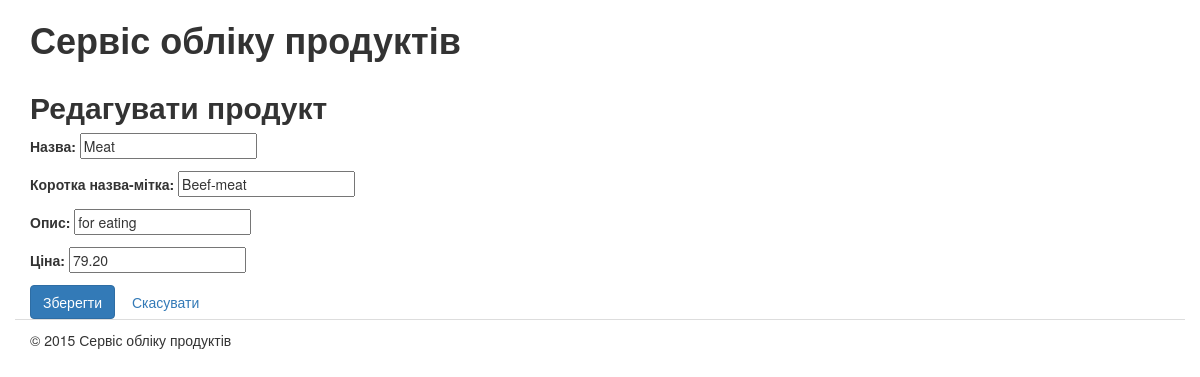
Before: /products/2/edit/ with the older database file.
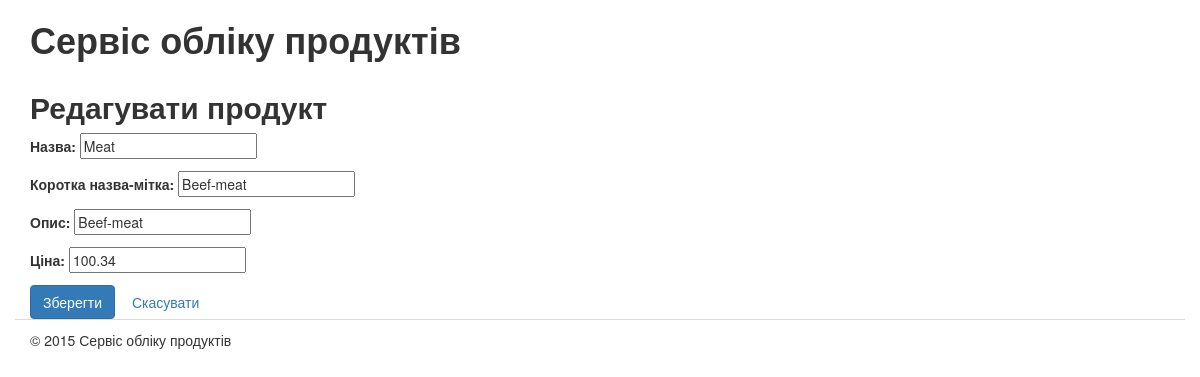
After: the same page with the newer database file.
### products/models.py (models this page shows, shortened)
class Product(models.Model):
    class Meta(object):
        verbose_name = u"Продукт"
        verbose_name_plural = u"Продукти"
    first_name = models.CharField(
        max_length=256,
        blank=False,
        verbose_name=u"Назва")
    slug = models.SlugField(
        max_length=50,
        blank=False,
        verbose_name=u"Коротка назва-мітка")
    description = models.CharField(
        max_length=256,
        blank=False,
        verbose_name=u"Опис"
    )
    price = models.DecimalField(
        max_digits=5,
        decimal_places=2,
        blank=False,
        verbose_name=u"Ціна")
    created_at = models.DateField(
        auto_now_add=True,
        blank=False,
        verbose_name=u"Дата створення",
        )
    modified_at = models.DateField(
        auto_now=True,
        blank=True,
        verbose_name=u"Дата змінення",
        )

### products/views.py (the view, shortened to what this page needs)
# urls.py: url(r'^products/(?P<pk>\d+)/edit/$', ProductUpdateView.as_view(), name='products_edit'),
class ProductUpdateView(UpdateView):
    model = Product
    template_name = 'products/products_edit.html'
    fields = ['first_name', 'slug', 'description', 'price']

### products/templates/products/products_edit.html (shortened to what this page needs)
{% extends "products/base.html" %}
{% load static from staticfiles %}
{% block title %}Редагувати продукт{% endblock title %}
{% block content %}
<form action="" method="post" enctype="multipart/form-data"
      role="form" class="form-horizontal">
    {{ form.as_p }}
      <input type="submit" value="Зберегти" name="add_button"
             class="btn btn-primary" />
      <button type="submit" name="cancel_button" value="Скасувати"
              class="btn btn-link">Скасувати</button>
</form>
{% endblock content %}

Changed rows visible on the page:
changed Product "Meat": description "for eating" → "Beef-meat"; price "79.20" → "100.34"
